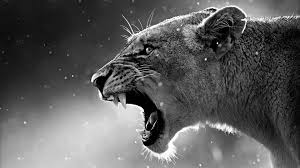
#> input picture img.png, 300 x 168 px
$ python gaussian_noise.py
#> lines starting #> are read from the running program, lines starting #| are printed output that depends on the picture
import cv2
import math
import matplotlib.pyplot as plt
import numpy as np

def my_gaussian(img, sigma):
    # fig = plt.figure(figsize=(1,1), dpi=300)
    # 生成高斯噪声
    H, W = img.shape
    noise = np.random.randn(H,W)
    gaussian_noises = np.sqrt(2*math.pi*sigma**2)*np.exp((-(noise-np.mean(noise))**2)/(2*sigma**2))
    # 为图像添加高斯噪声
    img = img /255
    gaussian_out = img + gaussian_noises
    gaussian_out = np.clip(gaussian_out,0,1)
    gaussian_out = np.uint8(gaussian_out*255)
    return  gaussian_out, gaussian_noises
    # sub = fig.add_subplot(111)
    # sub.imshow(gaussian_n, cmap='gray')
    # plt.show()
def gaussian_noise(img, mean, sigma):
    '''
    此函数用将产生的高斯噪声加到图片上
    传入:
        img   :  原图
        mean  :  均值
        sigma :  标准差
    返回:
        gaussian_out : 噪声处理后的图片
        noise        : 对应的噪声
    '''
    # 将图片灰度标准化
    img = img / 255
    # 产生高斯 noise
    noise = np.random.normal(mean, sigma, img.shape)
    # 将噪声和图片叠加
    gaussian_out = img + noise
    # 将超过 1 的置 1，低于 0 的置 0
    gaussian_out = np.clip(gaussian_out, 0, 1)
    # 将图片灰度范围的恢复为 0-255
    gaussian_out = np.uint8(gaussian_out*255)
    # 将噪声范围搞为 0-255
    # noise = np.uint8(noise*255)
    return gaussian_out, noise # 这里也会返回噪声，注意返回值


if __name__=="__main__":

    # 读取图片
    src = cv2.imread('img.png', 0)
#> src is the input picture: shape (168, 300); min 0, max 255, mean 91.5
    # 创建绘图 figure
    fig_out = plt.figure(figsize=(4, 2), dpi=370) # figsize宽高比
    fig_noise = plt.figure(figsize=(4, 2), dpi=370)

    for i in range(0, 8):

        # 将图片和不同的噪声叠加
        # gaussian_out, noise = gaussian_noise(src, 0, 0.03*i)
        gaussian_out, noise = my_gaussian(src, 0.03*i)  # RuntimeWarning需要优化
        # 创建 AxesSubplot 对象
        ax_out = fig_out.add_subplot(i+241)
        ax_noise = fig_noise.add_subplot(i+241)
        # 将丑兮兮的坐标抽去掉
        ax_out.axis('off')
        ax_noise.axis('off')
        # 设置标题
        ax_out.set_title('$\sigma$ = '+str(0.03*i), loc='left', fontsize=3, fontstyle='italic')
        ax_noise.set_title('$\sigma$ = '+str(0.03*i), loc='left', fontsize=3, fontstyle='italic')
        # 图片展示
        ax_out.imshow(gaussian_out, cmap='gray')
        ax_noise.imshow((noise+1)/2, cmap='gray')


    # 保存图片
    fig_out.savefig('1_Peppers_noise.png')
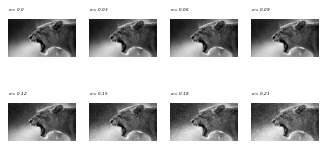
#> figure drawn by matplotlib, 8 panels
    fig_noise.savefig('1_Guassion_noise.png')
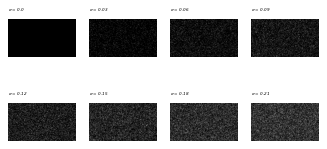
#> figure drawn by matplotlib, 8 panels
    # 图片显示
    plt.show()
